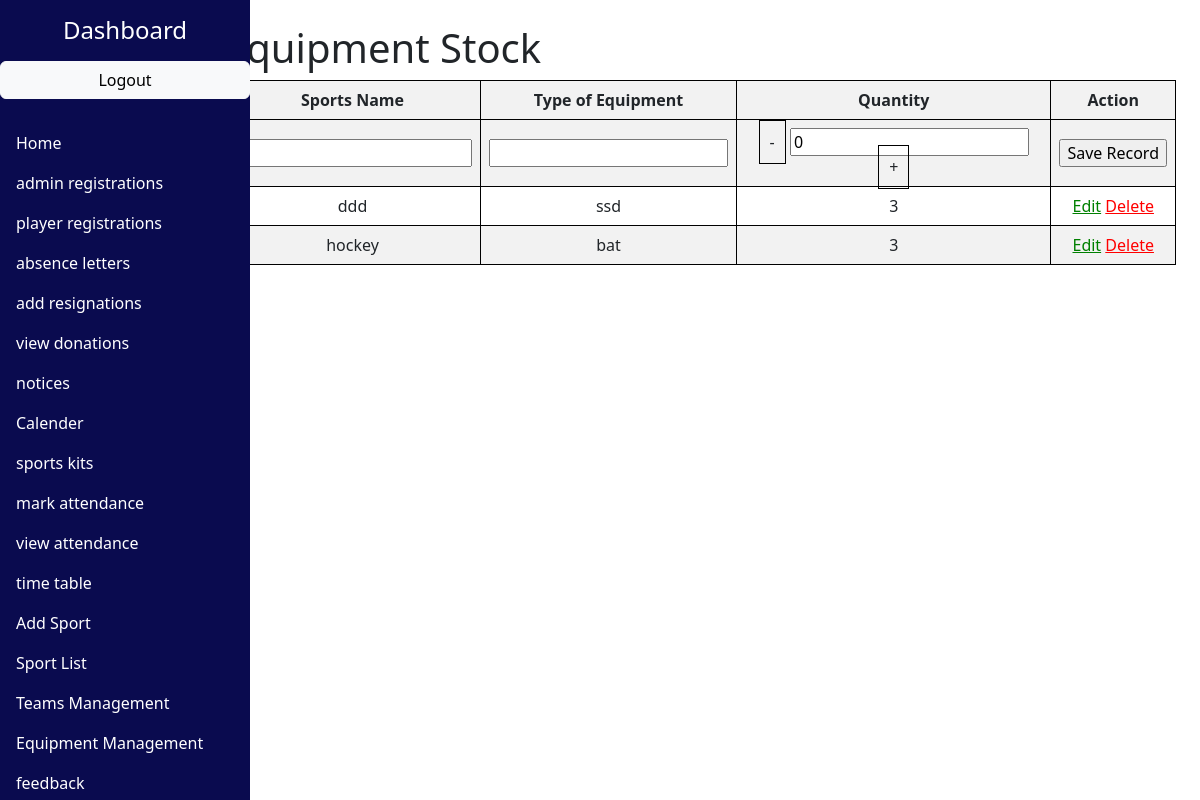
/EquipmentStock.php, run on the app's committed database.
### tables this page shows
CREATE TABLE `equipment` (
  `id` int(11) NOT NULL,
  `sports_name` varchar(255) NOT NULL,
  `equipment_type` varchar(255) NOT NULL,
  `qty` int(11) NOT NULL
);

### Class/DbConnection.php (called while the page is built, shortened)
<?php
class DbConnection {
        private $servername = "localhost";
		private $username   = "root";
		private $password   = "";
		private $database   = "mydb";
		public function __construct()
		{
		    $this->con = new mysqli($this->servername, $this->username,$this->password,$this->database);
		    if(mysqli_connect_error()) {
			 trigger_error("Failed to connect to MySQL: " . mysqli_connect_error());
		    }else{
			return $this->con;
		    }
		}
}
?>

### Class/Equipment.php (called while the page is built, shortened)
<?php
   include_once "Class/DbConnection.php";
	class Equipment extends DbConnection
	{
		public function displayData()
		{
		    $query = "SELECT * FROM equipment";
		    $result = $this->con->query($query);
		if ($result->num_rows > 0) {
		    $data = array();
		    while ($row = $result->fetch_assoc()) {
		           $data[] = $row;
		    }
			 return $data;
		    }else{
			 echo "No found records";
		    }
		}
	}
?>

### EquipmentStock.php (the view, shortened to what this page needs)
<?php
include_once "Class/Equipment.php";
 $equipmentObj = new Equipment();
?>
<html>
<head>
<link href="https://cdn.jsdelivr.net/npm/bootstrap@5.3.0/dist/css/bootstrap.min.css" rel="stylesheet">
</head>
<body>
<div class="container-fluid">
    <div class="row">
     <nav class="col-md-2 col-12 sidebar p-0">
             <div class="position-sticky">
          <h4 class="my-3 text-center">Dashboard</h4>
          <ul class="nav flex-column">
            <a href="logout.php" class="btn btn-outline-light btn-primary btn-light" style="color: black;">Logout</a>
            <br>
                      <li class="nav-item">
                      <a class="nav-link active" href="admin_dashboard.php">Home</a>
                    </li>
                        <li class="nav-item">
                            <a class="nav-link active" href="admin_registrations.php">admin registrations</a>
                        </li>
                        <li class="nav-item">
                            <a class="nav-link active" href="player_registrations.php">player registrations</a>
                        </li>
                        <li class="nav-item">
                            <a class="nav-link active" href="admin_absence_letters.php">absence letters</a>
                        </li>
                        <li class="nav-item">
                            <a class="nav-link active" href="add_resignation.php">add resignations</a>
                        </li>
                        <li class="nav-item">
                            <a class="nav-link active" href="view_donation.php">view donations</a>
                        </li>
                        <li class="nav-item">
                            <a class="nav-link active" href="admin_notices.php">notices</a>
                        </li>
                        <li class="nav-item">
                            <a class="nav-link active" href="admin_event.php">Calender</a>
                        </li>
                          <li class="nav-item">
                            <a class="nav-link active" href="admin_sport_kit.php">sports kits</a>
                        </li>
                          <li class="nav-item">
                            <a class="nav-link active" href="mark_attendence.php">mark attendance</a>
                        </li>
                          <li class="nav-item">
                            <a class="nav-link active" href="view_attendance1.php">view attendance</a>
                        </li>
                          <li class="nav-item">
                            <a class="nav-link active" href="2.php">time table</a>
                        </li>
                        <li class="nav-item">
                          <a class="nav-link active" href="./add_sport.php">Add Sport</a>
                        </li>
                        <li class="nav-item">
                          <a class="nav-link active" href="./list_sports.php">Sport List</a>
                        </li>
                        <li class="nav-item">
                          <a class="nav-link active" href="./Teams.php">Teams Management</a>
                        </li>
                        <li class="nav-item">
                            <a class="nav-link active" href="./EquipmentStock.php">Equipment Management</a>
                        </li>
                    <li class="nav-item">
                      <a class="nav-link active" href="admin_feedback.php">feedback</a>
                    </li>
          </ul>
        </div>
      </nav>
      <main class="col-md-10 col-12 ms-sm-auto">
      <div class="container mt-4">
        <h1>Equipment Stock</h1>
        <table id="equipment-table">
          <tr>
            <th>Sports Name</th>
            <th>Type of Equipment</th>
            <th>Quantity</th>
            <th>Action</th>
          </tr>
          <tr>
          <form method='POST' action='EquipmentStock.php'>
              <td><input type="text" name="sports_name" required></td>
              <td><input type="text" name="equipment_type" required></td>
              <td>
                <span class="quantity-btn" onclick="decreaseQuantity(0)">-</span>
                <span id="quantity-0"><input type="text" name="qty" value="0" required></span>
                <span class="quantity-btn" onclick="increaseQuantity(0)">+</span>
              </td>
              <td><input type='submit' name='submit' value='Save Record'></td>
          </form>
          </tr>
          <?php
                $equipments = $equipmentObj->displayData();
                if (is_array($equipments)) {
                  foreach ($equipments as $data) {
                      echo "<tr>";
                      echo "<td>". $data['sports_name']. "</td>";
                      echo "<td>". $data['equipment_type']. "</td>";
                      echo "<td>". $data['qty']. "</td>";
                      echo "<td>
                      <a href='EquipmentEdit.php?editId=". $data['id']. "' style='color:green'>Edit</a>
                      <a href='EquipmentStock.php?deleteId=". $data['id']. "' style='color:red' onclick='confirm('Are you sure want to delete this record')'>Delete</a>
                      </td>";
                      echo "</tr>";
                  }
              }
      ?>
        </table>
      </div>
      </main>
</body>
</html>

### EquipmentStock.php (style rules this page uses)
.sidebar { position: fixed; top: 0; left: 0; bottom: 0; background-color: #0A0B4F; color: white; overflow-y: auto; height: 100%; width: 250px; z-index: 1; padding: 20px; margin: 0; }
.sidebar .nav-link { color: white; }
table { border-collapse: collapse; width: 100%; }
th, td { border: 1px solid black; padding: 8px; text-align: center; }
th { background-color: #f2f2f2; }
tr:nth-child(even) { background-color: #f2f2f2; }
.quantity-btn { padding:10px; cursor: pointer; width:60px; border: 1px solid black; }
.sidebar { background-color: #0A0B4F; color: white; min-height: 100vh; width: :350px; }

### data on the page
equipment: sports_name "ddd", equipment_type "ssd", qty "3"
equipment: sports_name "hockey", equipment_type "bat", qty "3"
